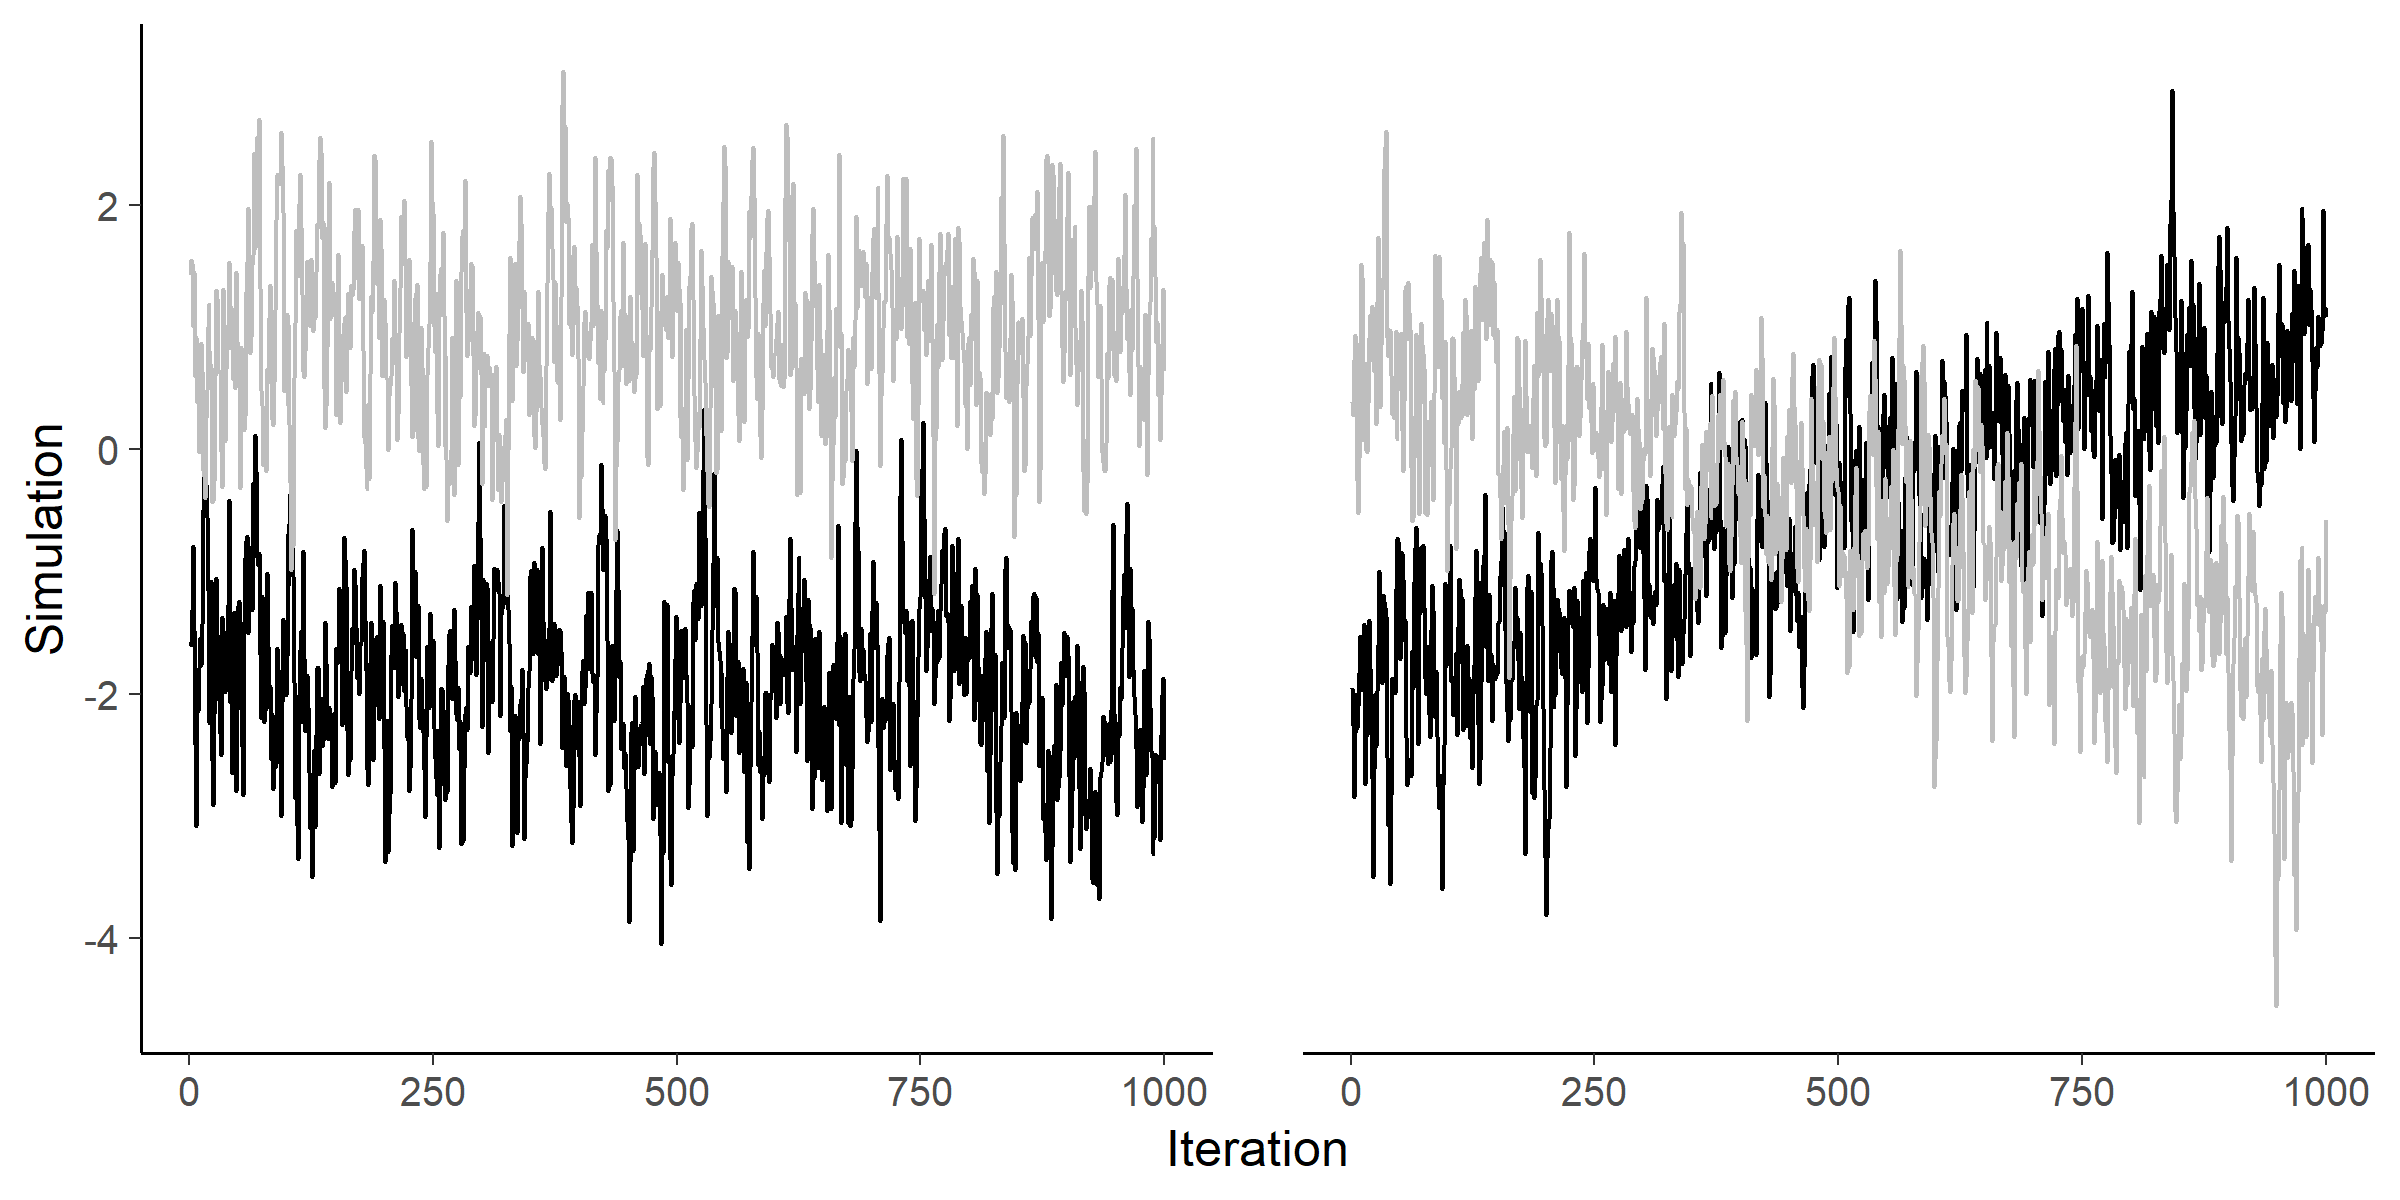

This figure's R source:
library(tidyverse)
theme_set(bayesplot::theme_default(base_family = "sans"))

set.seed(12345)
dat <- data.frame(
  Iteration = rep(1:1000, 4),
  Chain = factor(rep(c(1:2, 1:2), each = 1000)),
  Cond = factor(rep(1:2, each = 2000))
) %>%
  mutate(
    Simulation = c(
      -2 + arima.sim(list(ar = 0.7), n = 1000, sd = 0.5),
      1 + arima.sim(list(ar = 0.7), n = 1000, sd = 0.5),
      -2 + 0.003 * 1:1000 + arima.sim(list(ar = 0.7), n = 1000, sd = 0.5),
      1 + -0.003 * 1:1000 + arima.sim(list(ar = 0.7), n = 1000, sd = 0.5)
    )
  )

ggplot(dat, aes(Iteration, Simulation, color = Chain)) +
  facet_wrap("Cond") +
  geom_line(cex = 0.5) + 
  theme(
    strip.background = element_blank(),
    strip.text.x = element_blank()
  ) + 
  scale_color_manual(values = c("1" = "black", "2" = "grey"),
                     guide = FALSE)

ggsave(file = "code/convergechallenge.png", 
       height = 4, width = 8, units = "in")
